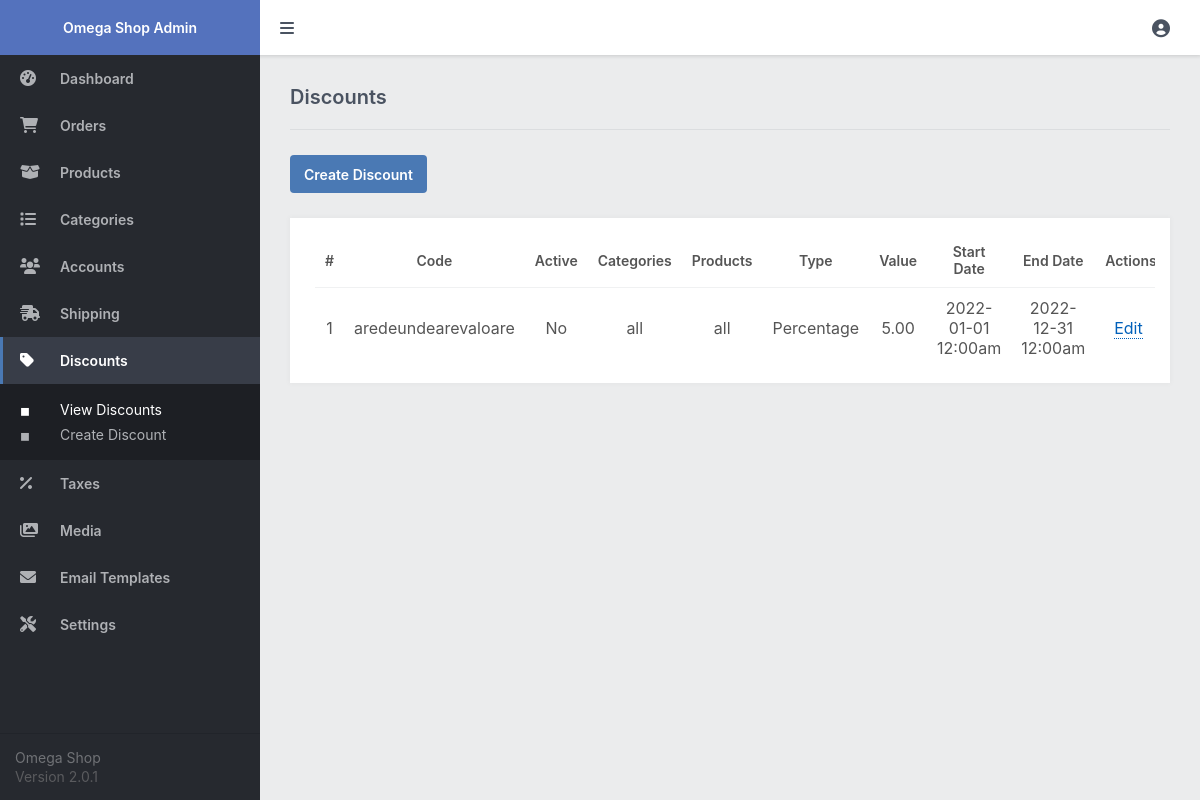
Page /admin/index.php?page=discounts (signed in) on the committed database.
### tables this page shows
CREATE TABLE `discounts` (
  `id` int(11) NOT NULL,
  `category_ids` varchar(50) NOT NULL,
  `product_ids` varchar(50) NOT NULL,
  `discount_code` varchar(50) NOT NULL,
  `discount_type` enum('Percentage','Fixed') NOT NULL,
  `discount_value` decimal(7,2) NOT NULL,
  `start_date` datetime NOT NULL,
  `end_date` datetime NOT NULL
);

### admin/index.php (called while the page is built, shortened)
<?php
include '../functions.php';
$page = isset($_GET['page']) && file_exists($_GET['page'] . '.php') ? $_GET['page'] : 'dashboard';
include $page . '.php';
?>

### admin/discounts.php (the view, shortened to what this page needs)
<?php
$stmt = $pdo->prepare('SELECT d.*, GROUP_CONCAT(DISTINCT p.name) product_names, GROUP_CONCAT(DISTINCT c.name) category_names FROM discounts d LEFT JOIN products p ON FIND_IN_SET(p.id, d.product_ids) LEFT JOIN categories c ON FIND_IN_SET(c.id, d.category_ids) GROUP BY d.id, d.category_ids, d.product_ids, d.discount_code, d.discount_type, d.discount_type, d.discount_value, d.start_date, d.end_date');
$stmt->execute();
$discounts = $stmt->fetchAll(PDO::FETCH_ASSOC);
$current_date = strtotime((new DateTime())->format('Y-m-d H:i:s'));
?>
<?=template_admin_header('Discounts', 'discounts')?>
<div class="content-title">
    <h2>Discounts</h2>
</div>
<div class="content-header responsive-flex-column pad-top-5">
    <a href="index.php?page=discount" class="btn">Create Discount</a>
</div>
<div class="content-block">
    <div class="table">
        <table>
            <thead>
                <tr>
                    <td class="responsive-hidden">#</td>
                    <td>Code</td>
                    <td>Active</td>
                    <td class="responsive-hidden">Categories</td>
                    <td class="responsive-hidden">Products</td>
                    <td>Type</td>
                    <td>Value</td>
                    <td class="responsive-hidden">Start Date</td>
                    <td class="responsive-hidden">End Date</td>
                    <td>Actions</td>
                </tr>
            </thead>
            <tbody>
                <?php if (empty($discounts)): ?>
                <tr>
                    <td colspan="8" style="text-align:center;">There are no discounts</td>
                </tr>
                <?php else: ?>
                <?php foreach ($discounts as $discount): ?>
                <tr>
                    <td class="responsive-hidden"><?=$discount['id']?></td>
                    <td><?=$discount['discount_code']?></td>
                    <td><?=$current_date >= strtotime($discount['start_date']) && $current_date <= strtotime($discount['end_date']) ? 'Yes' : 'No'?></td>
                    <td class="responsive-hidden"><?=$discount['category_names'] ? str_replace(',', ', ', $discount['category_names']) : 'all'?></td>
                    <td class="responsive-hidden"><?=$discount['product_names'] ? str_replace(',', ', ', $discount['product_names']) : 'all'?></td>
                    <td><?=$discount['discount_type']?></td>
                    <td><?=$discount['discount_value']?></td>
                    <td class="responsive-hidden"><?=date('Y-m-d h:ia', strtotime($discount['start_date']))?></td>
                    <td class="responsive-hidden"><?=date('Y-m-d h:ia', strtotime($discount['end_date']))?></td>
                    <td><a href="index.php?page=discount&id=<?=$discount['id']?>" class="link1">Edit</a></td>
                </tr>
                <?php endforeach; ?>
                <?php endif; ?>
            </tbody>
        </table>
    </div>
</div>
<?=template_admin_footer()?>

### admin/admin.css (style rules this page uses)
* { box-sizing: border-box; font-family: -apple-system, BlinkMacSystemFont, "segoe ui", roboto, oxygen, ubuntu, cantarell, "fira sans", "droid sans", "helvetica neue", Arial, sans-serif; font-size: 16px; }
html { height: 100%; }
body { position: relative; min-height: 100%; color: #555555; background-color: #ebeced; margin: 0; }
h1, h2, h3, h4, h5 { color: #4a5361; margin: 0; padding: 0; }
main h2 { font-size: 20px; padding-bottom: 20px; font-weight: 600; }
main .content-title { border-bottom: 1px solid #dbdddf; display: flex; }
main .content-title h2 { flex: 1; }
main .content-header { display: flex; justify-content: space-between; }
main .content-block { background-color: #fff; margin-top: 25px; padding: 15px; box-shadow: 0px 0px 5px 1px rgba(0, 0, 0, 0.03); overflow: hidden; }
.table { overflow-x: auto; padding: 0 10px; }
.table table { width: 100%; border-collapse: collapse; }
.table table thead td { font-weight: 600; font-size: 14px; padding: 10px; text-align: center; }
.table table thead tr { border-bottom: 1px solid #f0f1f2; }
.table table tbody tr:first-child td { padding-top: 10px; }
.table table tbody td { padding: 10px; text-align: center; }
.link1, .link2 { text-decoration: none; color: #0060ba; border-bottom: 1px dotted; margin: 0 5px 0 0; }
.btn { display: inline-flex; align-items: center; justify-content: center; text-decoration: none; appearance: none; cursor: pointer; border: 0; background: #4a79b4; color: #ffffff; padding: 0 14px; font-size: 14px; font-weight: 600; border-radius: 4px; height: 38px; }
.pad-top-5 { padding-top: 25px; }

### rows in the picture
discounts: id "1", discount_code "aredeundearevaloare", shows "No", discount_type "Percentage", discount_value "5.00", start_date "2022-01-01 12:00am", end_date "2022-12-31 12:00am"
